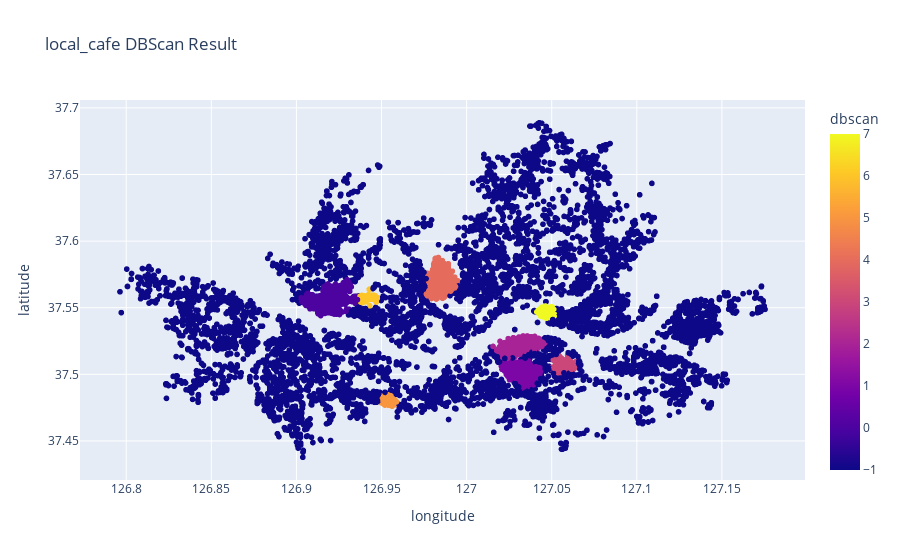

Write notebook code for a chart like this one.
### Code cell
fig = px.scatter(localcafe, 
                 title="local_cafe DBScan Result", 
                 x="longitude", 
                 y="latitude",
                 color = 'dbscan')
fig.show()

### Figure 1 — Plotly figure (JSON) as saved in the notebook; plotly's stock layout.template omitted (floating-point values rounded to 4 significant figures; data arrays with more than 128 entries replaced by an {"elided": "..."} marker saying what was removed)
{"data": [{"hovertemplate": "longitude=%{x}<br>latitude=%{y}<br>dbscan=%{marker.color}<extra></extra>", "legendgroup": "", "marker": {"color": {"elided": "10999 int values"}, "coloraxis": "coloraxis", "symbol": "circle"}, "mode": "markers", "name": "", "showlegend": false, "type": "scattergl", "x": {"elided": "10999 float values"}, "xaxis": "x", "y": {"elided": "10999 float values"}, "yaxis": "y"}], "layout": {"coloraxis": {"colorbar": {"title": {"text": "dbscan"}}, "colorscale": [[0, "#0d0887"], [0.1111, "#46039f"], [0.2222, "#7201a8"], [0.3333, "#9c179e"], [0.4444, "#bd3786"], [0.5556, "#d8576b"], [0.6667, "#ed7953"], [0.7778, "#fb9f3a"], [0.8889, "#fdca26"], [1, "#f0f921"]]}, "legend": {"tracegroupgap": 0}, "title": {"text": "local_cafe DBScan Result"}, "xaxis": {"anchor": "y", "domain": [0, 1], "title": {"text": "longitude"}}, "yaxis": {"anchor": "x", "domain": [0, 1], "title": {"text": "latitude"}}}}
